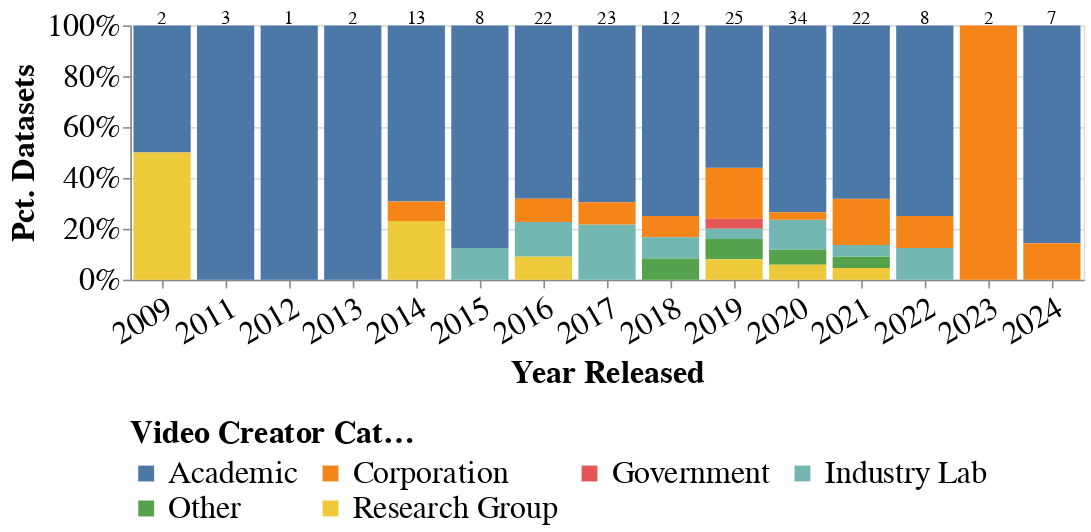

Here is the notebook cell this chart was saved with:
### Code cell
base_creatoryear = alt.Chart(
    df_videocreatoryears
).mark_bar().encode(
    x=alt.X(
        "Year Released:N",
        title="Year Released",
        sort=YEARS_ORDER,
        axis=alt.Axis(labelAngle=-30)
    ),
    y=alt.Y(
        "count():Q",
        stack="normalize",
        axis=alt.Axis(format="%"),
        title="Pct. Datasets"
    ),
    color=alt.Color(
        "Creators:N",
        title="Video Creator Cateogies"
    )
).properties(
    width=600,
    height=160
)

text_creatoryear = alt.Chart(df_videocreatoryears).mark_text(
    dy=-90,
    align="center",
    baseline="top",
    fontSize=12
).encode(
    x=alt.X(
        "Year Released:N",
        title="Year Released",
        sort=YEARS_ORDER
    ),
    text="count():Q"
)

chart_creatoryear = (base_creatoryear + text_creatoryear).configure_axis(
    labelFontSize=FONT_SIZE,
    titleFontSize=FONT_SIZE
).configure_legend(
    labelFontSize=FONT_SIZE,
    titleFontSize=FONT_SIZE,
    orient=LEGEND_POSITION,
    columns=4,
    labelLimit=MAX_LABELLIMIT
)


if PLOT_TOFILE:
    chart_creatoryear.save(
        os.path.join(PLOT_DIR, "video_creatorcategories-years.png"),
        ppi=PLOT_PPI
    )

chart_creatoryear

### Figure 1 — Vega-Lite specification as saved in the notebook (floating-point values rounded to 4 significant figures; data arrays with more than 128 entries replaced by an {"elided": "..."} marker saying what was removed)
{"config": {"title": {"font": "Times New Roman"}, "axis": {"labelFont": "Times New Roman", "titleFont": "Times New Roman", "labelFontSize": 20, "titleFontSize": 20}, "header": {"labelFont": "Times New Roman", "titleFont": "Times New Roman"}, "legend": {"labelFont": "Times New Roman", "titleFont": "Times New Roman", "columns": 4, "labelFontSize": 20, "labelLimit": 1000, "orient": "bottom", "titleFontSize": 20}, "text": {"font": "Times New Roman"}}, "layer": [{"mark": {"type": "bar"}, "encoding": {"color": {"field": "Creators", "title": "Video Creator Cateogies", "type": "nominal"}, "x": {"axis": {"labelAngle": -30}, "field": "Year Released", "sort": ["<2004", "2004", "2005", "2006", "2007", "2008", "2009", "2010", "2011", "2012", "2013", "2014", "2015", "2016", "2017", "2018", "2019", "2020", "2021", "2022", "2023", "2024"], "title": "Year Released", "type": "nominal"}, "y": {"aggregate": "count", "axis": {"format": "%"}, "stack": "normalize", "title": "Pct. Datasets", "type": "quantitative"}}}, {"mark": {"type": "text", "align": "center", "baseline": "top", "dy": -90, "fontSize": 12}, "encoding": {"text": {"aggregate": "count", "type": "quantitative"}, "x": {"field": "Year Released", "sort": ["<2004", "2004", "2005", "2006", "2007", "2008", "2009", "2010", "2011", "2012", "2013", "2014", "2015", "2016", "2017", "2018", "2019", "2020", "2021", "2022", "2023", "2024"], "title": "Year Released", "type": "nominal"}}}], "data": {"name": "data-f9f8bc2aeddfad6ee122ac77a87ba0df"}, "height": 160, "width": 600, "$schema": "https://vega.github.io/schema/vega-lite/v5.20.1.json", "datasets": {"data-f9f8bc2aeddfad6ee122ac77a87ba0df": {"elided": "184 records"}}}
